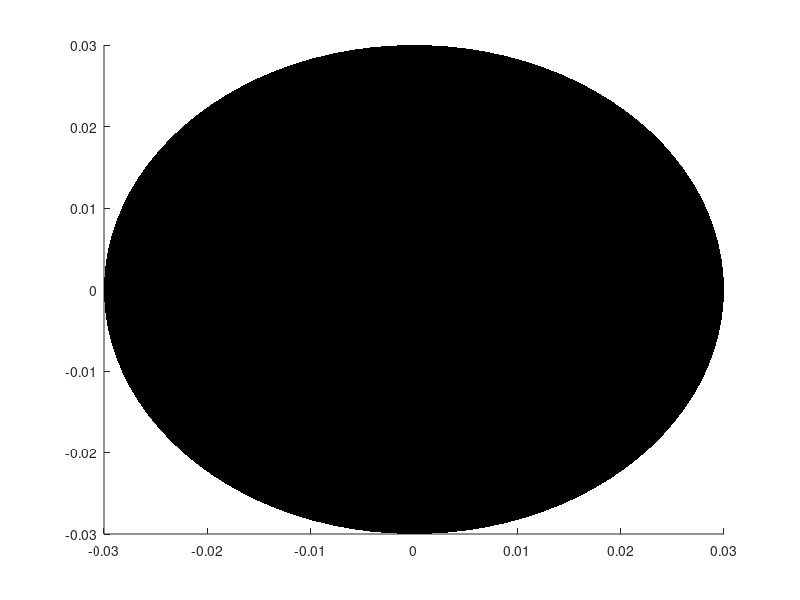

MATLAB code for this plot: (Note: this script raises an error after producing the figure.)
clc; clear;

myColor = [0.3010 0.7450 0.9330];


% % % CHAPTER 2.1 --   The Geometry of Real-Valued Functions

% % 2.1.6 
% f(x,y) = 9x^2 + y^2
% part(a): level curves for c = 0,1,9
cs = [0 1 9]; theta = linspace(0,2*pi,100);

myFigure = figure;
hold on
for c = cs
    if c == 0
        r = 0.03;
        patch(r*cos(theta),r*sin(theta),'black','EdgeColor','none');
        text(0,r,append('c=',string(c)),'VerticalAlignment','bottom');
    else
        x = sqrt(c/9)*cos(theta); y = sqrt(c)*sin(theta);
        p = plot(x,y); p.LineWidth = 2;
        text(x(10),y(10),append('c=',string(c)));
    end
end
hold off
grid on; axis equal; axis([-3 3 -3 3]); 
xlabel('x'); ylabel('y'); xline(0); yline(0); title('2.1.6a'); 
saveas(myFigure, 'ex-2-1-6a.png');

% part(b): sections for x = -1,0,1
xs = [-1 0 1];

myFigure = figure;
hold on
for x = xs
    x = repmat(x,1,100); y = linspace(-3,3,100); z = 9*x.^2 + y.^2;
    p = plot3(x,y,z); p.LineWidth = 2;
    textPos = 90;
    text(x(textPos),y(textPos),z(textPos),append('x=',string(x(textPos))),'VerticalAlignment','top','HorizontalAlignment','left','FontSize',14); 
end
x = linspace(-1.3,1.3,100); y = zeros(1,100); z = 9*x.^2 + y.^2;
p = plot3(x,y,z,'--','Color','black'); p.LineWidth = 2;
hold off
grid on; pbaspect([2 3 3]); axis([-2 2 -3 3 0 18]); view([1 2 0.3]); 
xlabel('x'); ylabel('y'); zlabel('z'); xticks(-2:2); title('2.1.6b');
saveas(myFigure, 'ex-2-1-6b.png');

% part(c): sections for y = -1,0,1
ys = [-1 0 1];

myFigure = figure;
hold on
for y = ys
    x = linspace(-2,2,100); y = repmat(y,1,100); z = 9*x.^2 + y.^2;
    p = plot3(x,y,z); p.LineWidth = 2;
    textPos = 20;
    text(x(textPos),y(textPos),z(textPos),append('y=',string(y(textPos))),'VerticalAlignment','top','HorizontalAlignment','left','FontSize',14); 
end
x = zeros(1,100); y = linspace(-1.3,1.3,100); z = 9*x.^2 + y.^2;
p = plot3(x,y,z,'--','Color','black'); p.LineWidth = 2;
hold off
grid on; pbaspect([2 3 3]); axis([-2 2 -3 3 0 18]); view([1 1 0.3]); 
xlabel('x'); ylabel('y'); zlabel('z'); xticks(-2:2); title('2.1.6c');
saveas(myFigure, 'ex-2-1-6c.png');

% part(d): graph of f(x,y)
x = linspace(-2,2,20); y = linspace(-5,5,20); [X,Y] = meshgrid(x,y);
Z = 9*X.^2 + Y.^2;

myFigure = figure;
surf(X,Y,Z,'FaceColor', myColor, 'FaceAlpha',0.5,'EdgeColor','none');
grid on; pbaspect([1 2 3]); axis([-3 3 -6 6 0 18]); view([1 1 0.5]); 
xlabel('x'); ylabel('y'); zlabel('z'); xticks(-3:3); yticks(2.*[-3:3]); title('2.1.6d');
saveas(myFigure, 'ex-2-1-6d.png');

% % 2.1.13 
% f(x,y) = sqrt(100−x^2−y^2)
% level curves for c = 0,2,4,6,8,10
cs = 0:2:10; theta = linspace(0,2*pi,100);

myFigure = figure;
hold on
for c = cs
    if c == 10
        r = 0.07;
        patch(r*cos(theta),r*sin(theta),'black','EdgeColor','none');
        text(0,r,append('c=',string(c)),'VerticalAlignment','bottom');
    else
        x = sqrt(100-c^2)*cos(theta); y = sqrt(100-c^2)*sin(theta);
        plot(x,y); 
        text(x(12),y(12-c/2),append('c=',string(c)),'VerticalAlignment','bottom','HorizontalAlignment','left');
    end
end
hold off
grid on; axis equal; axis([-11 11 -11 11]); xline(0); yline(0);
xlabel('x'); ylabel('y'); xticks(-10:2:10); yticks(-10:2:10); title('2.1.13.1');
saveas(myFigure, 'ex-2-1-13-1.png');

% sketch of graph f
[X,Y,Z] = sphere(30); range = 16:31;
X = 10*X(range,:); Y = 10*Y(range,:); Z = 10*Z(range,:);

myFigure = figure;
surf(X,Y,Z,'FaceColor', myColor, 'FaceAlpha',0.5,'EdgeColor','none');
grid on; view([1 1 1]); xlabel('x'); ylabel('y'); zlabel('z'); title('2.1.13.2');
saveas(myFigure, 'ex-2-1-13-2.png');

% % 2.1.26
% f(x,y) = max(abs(x), abs(y))
% level sets
cs = 0:3;

myFigure = figure;
hold on
for c = cs
if c == 0
    r = 0.03; theta = linspace(0,2*pi,10);
    patch(r*cos(theta),r*sin(theta),'black','EdgeColor','none');
    text(0,r,append('c=',string(c)),'VerticalAlignment','bottom');
else
    p = plot([c c -c -c c],[-c c c -c -c]); p.LineWidth = 2;
    text(c,0,append('c=',string(c)),'VerticalAlignment','bottom','HorizontalAlignment','left');
end
end
hold off
grid on; axis equal; axis([-4 4 -4 4]); xline(0); yline(0);
xlabel('x'); ylabel('y'); title('2.1.26.1');
saveas(myFigure, 'ex-2-1-26-1.png');

% sections
cs = -2:2;
% fix x
myFigure = figure;
hold on
for c = cs 
    y = -3:3; x = repmat(c,size(y)); z = max([abs(x); abs(y)],[],1);
    p = plot3(x,y,z); p.LineWidth = 2;
    text(x(1),y(1),z(1),append('x=',string(c)),'VerticalAlignment','bottom','HorizontalAlignment','right');
end
hold off
grid on; axis equal;  axis([-4 4 -4 4 0 4]); view([1 1 0.5]);
xlabel('x'); ylabel('y'); zlabel('z'); title('2.1.26.2');
saveas(myFigure, 'ex-2-1-26-2.png');

% fix y
myFigure = figure;
hold on
for c = cs 
    x = -3:3; y = repmat(c,size(x)); z = max([abs(x); abs(y)],[],1);
    p = plot3(x,y,z); p.LineWidth = 2;
    text(x(1),y(1),z(1),append('y=',string(c)),'VerticalAlignment','bottom','HorizontalAlignment','right');
end
hold off
grid on; axis equal;  axis([-4 4 -4 4 0 4]); view([1 1 0.5]);
xlabel('x'); ylabel('y'); zlabel('z'); title('2.1.26.3');
saveas(myFigure, 'ex-2-1-26-3.png');

% graph of f
x = linspace(-3,3,50); [X,Y] = meshgrid(x,x); Z = max(cat(3,abs(X),abs(Y)),[],3);
myFigure = figure;
surf(X,Y,Z,'FaceColor', myColor, 'FaceAlpha',0.5,'EdgeColor','none');
grid on; view([1 1 0.5]); xlabel('x'); ylabel('y'); zlabel('z'); 
axis([-4 4 -4 4 0 3]); title('2.1.26.4');
saveas(myFigure, 'ex-2-1-26-4.png');

% % 2.1.32 
x = linspace(-15,15,50); r = sqrt(1 + x.^2/16); theta = linspace(0,2*pi,50);
[R, Theta] = meshgrid(r,theta); 
X = repmat(x,length(theta),1); Y = 3*R.*cos(Theta); Z = 2*R.*sin(Theta);

myFigure = figure;
surf(X,Y,Z,'FaceColor', myColor, 'FaceAlpha',0.5,'EdgeColor','none');
grid on; view([1 2 1.4]); xlabel('x'); ylabel('y'); zlabel('z'); 
axis([-15 15 -15 15 -10 10]); title('2.1.32');
saveas(myFigure, 'ex-2-1-32.png');


% % % CHAPTER 2.4 --  Introduction to Paths and Curves

% % 2.4.2
% c(t) = (sin(t), 4cos(t))
t = 0:0.01:2*pi;
x = sin(t);
y = 4*cos(t);

myFigure = figure;
p = plot(x,y); p.LineWidth = 1.5;
grid on; axis equal; xlabel('x'); ylabel('y'); xline(0); yline(0); 
axis([-4 4 -5 5]); xticks(-4:4); yticks(-5:5); title('2.4.2');
text(0,4,'t = 0, 2\pi','VerticalAlignment','bottom','HorizontalAlignment','center')
text(0,-4,'t = \pi','VerticalAlignment','top','HorizontalAlignment','center')
text(-1,0,'t = \pi/2','VerticalAlignment','top','HorizontalAlignment','right')
text(1,0,'t = 3\pi/2','VerticalAlignment','top','HorizontalAlignment','left')
saveas(myFigure, 'ex-2-4-2.png');

% % 2.4.4
% c(t) = (2sin(t), 4cos(t))
t = 0:0.01:2*pi;
x = 2*sin(t);
y = 4*cos(t);

myFigure = figure;
p = plot(x,y); p.LineWidth = 1.5;
grid on; axis equal; xlabel('x'); ylabel('y'); xline(0); yline(0); 
axis([-4 4 -5 5]); xticks(-4:4); yticks(-5:5); title('2.4.4');
text(0,4,'t = 0, 2\pi','VerticalAlignment','bottom','HorizontalAlignment','center')
text(0,-4,'t = \pi','VerticalAlignment','top','HorizontalAlignment','center')
text(-2,0,'t = \pi/2','VerticalAlignment','top','HorizontalAlignment','right')
text(2,0,'t = 3\pi/2','VerticalAlignment','top','HorizontalAlignment','left')
saveas(myFigure, 'ex-2-4-4.png');